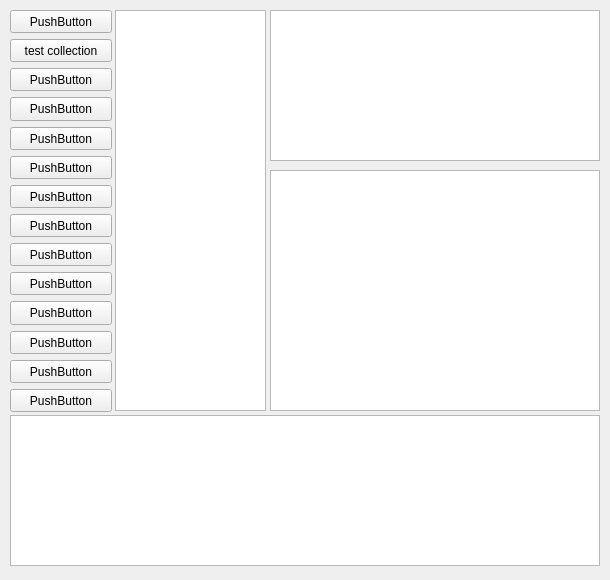
<?xml version="1.0" encoding="UTF-8"?>
<ui version="4.0">
 <class>TestForm</class>
 <widget class="QWidget" name="TestForm">
  <property name="geometry">
   <rect>
    <x>0</x>
    <y>0</y>
    <width>610</width>
    <height>580</height>
   </rect>
  </property>
  <property name="minimumSize">
   <size>
    <width>600</width>
    <height>580</height>
   </size>
  </property>
  <property name="maximumSize">
   <size>
    <width>1000</width>
    <height>1000</height>
   </size>
  </property>
  <property name="windowTitle">
   <string>Form</string>
  </property>
  <widget class="QWidget" name="formLayoutWidget">
   <property name="geometry">
    <rect>
     <x>10</x>
     <y>10</y>
     <width>102</width>
     <height>402</height>
    </rect>
   </property>
   <layout class="QVBoxLayout" name="verticalLayout">
    <item>
     <widget class="QPushButton" name="pushButton_2">
      <property name="sizePolicy">
       <sizepolicy hsizetype="Fixed" vsizetype="Fixed">
        <horstretch>0</horstretch>
        <verstretch>0</verstretch>
       </sizepolicy>
      </property>
      <property name="minimumSize">
       <size>
        <width>100</width>
        <height>20</height>
       </size>
      </property>
      <property name="maximumSize">
       <size>
        <width>150</width>
        <height>50</height>
       </size>
      </property>
      <property name="text">
       <string>PushButton</string>
      </property>
     </widget>
    </item>
    <item>
     <widget class="QPushButton" name="collectionBtn">
      <property name="sizePolicy">
       <sizepolicy hsizetype="Fixed" vsizetype="Fixed">
        <horstretch>0</horstretch>
        <verstretch>0</verstretch>
       </sizepolicy>
      </property>
      <property name="minimumSize">
       <size>
        <width>100</width>
        <height>20</height>
       </size>
      </property>
      <property name="maximumSize">
       <size>
        <width>150</width>
        <height>50</height>
       </size>
      </property>
      <property name="text">
       <string>test collection</string>
      </property>
     </widget>
    </item>
    <item>
     <widget class="QPushButton" name="pushButton_11">
      <property name="sizePolicy">
       <sizepolicy hsizetype="Fixed" vsizetype="Fixed">
        <horstretch>0</horstretch>
        <verstretch>0</verstretch>
       </sizepolicy>
      </property>
      <property name="minimumSize">
       <size>
        <width>100</width>
        <height>20</height>
       </size>
      </property>
      <property name="maximumSize">
       <size>
        <width>150</width>
        <height>50</height>
       </size>
      </property>
      <property name="text">
       <string>PushButton</string>
      </property>
     </widget>
    </item>
    <item>
     <widget class="QPushButton" name="pushButton_3">
      <property name="sizePolicy">
       <sizepolicy hsizetype="Fixed" vsizetype="Fixed">
        <horstretch>0</horstretch>
        <verstretch>0</verstretch>
       </sizepolicy>
      </property>
      <property name="minimumSize">
       <size>
        <width>100</width>
        <height>20</height>
       </size>
      </property>
      <property name="maximumSize">
       <size>
        <width>150</width>
        <height>50</height>
       </size>
      </property>
      <property name="text">
       <string>PushButton</string>
      </property>
     </widget>
    </item>
    <item>
     <widget class="QPushButton" name="pushButton_13">
      <property name="sizePolicy">
       <sizepolicy hsizetype="Fixed" vsizetype="Fixed">
        <horstretch>0</horstretch>
        <verstretch>0</verstretch>
       </sizepolicy>
      </property>
      <property name="minimumSize">
       <size>
        <width>100</width>
        <height>20</height>
       </size>
      </property>
      <property name="maximumSize">
       <size>
        <width>150</width>
        <height>50</height>
       </size>
      </property>
      <property name="text">
       <string>PushButton</string>
      </property>
     </widget>
    </item>
    <item>
     <widget class="QPushButton" name="pushButton_9">
      <property name="sizePolicy">
       <sizepolicy hsizetype="Fixed" vsizetype="Fixed">
        <horstretch>0</horstretch>
        <verstretch>0</verstretch>
       </sizepolicy>
      </property>
      <property name="minimumSize">
       <size>
        <width>100</width>
        <height>20</height>
       </size>
      </property>
      <property name="maximumSize">
       <size>
        <width>150</width>
        <height>50</height>
       </size>
      </property>
      <property name="text">
       <string>PushButton</string>
      </property>
     </widget>
    </item>
    <item>
     <widget class="QPushButton" name="pushButton_12">
      <property name="sizePolicy">
       <sizepolicy hsizetype="Fixed" vsizetype="Fixed">
        <horstretch>0</horstretch>
        <verstretch>0</verstretch>
       </sizepolicy>
      </property>
      <property name="minimumSize">
       <size>
        <width>100</width>
        <height>20</height>
       </size>
      </property>
      <property name="maximumSize">
       <size>
        <width>150</width>
        <height>50</height>
       </size>
      </property>
      <property name="text">
       <string>PushButton</string>
      </property>
     </widget>
    </item>
    <item>
     <widget class="QPushButton" name="pushButton_8">
      <property name="sizePolicy">
       <sizepolicy hsizetype="Fixed" vsizetype="Fixed">
        <horstretch>0</horstretch>
        <verstretch>0</verstretch>
       </sizepolicy>
      </property>
      <property name="minimumSize">
       <size>
        <width>100</width>
        <height>20</height>
       </size>
      </property>
      <property name="maximumSize">
       <size>
        <width>150</width>
        <height>50</height>
       </size>
      </property>
      <property name="text">
       <string>PushButton</string>
      </property>
     </widget>
    </item>
    <item>
     <widget class="QPushButton" name="pushButton_6">
      <property name="sizePolicy">
       <sizepolicy hsizetype="Fixed" vsizetype="Fixed">
        <horstretch>0</horstretch>
        <verstretch>0</verstretch>
       </sizepolicy>
      </property>
      <property name="minimumSize">
       <size>
        <width>100</width>
        <height>20</height>
       </size>
      </property>
      <property name="maximumSize">
       <size>
        <width>150</width>
        <height>50</height>
       </size>
      </property>
      <property name="text">
       <string>PushButton</string>
      </property>
     </widget>
    </item>
    <item>
     <widget class="QPushButton" name="pushButton_5">
      <property name="sizePolicy">
       <sizepolicy hsizetype="Fixed" vsizetype="Fixed">
        <horstretch>0</horstretch>
        <verstretch>0</verstretch>
       </sizepolicy>
      </property>
      <property name="minimumSize">
       <size>
        <width>100</width>
        <height>20</height>
       </size>
      </property>
      <property name="maximumSize">
       <size>
        <width>150</width>
        <height>50</height>
       </size>
      </property>
      <property name="text">
       <string>PushButton</string>
      </property>
     </widget>
    </item>
    <item>
     <widget class="QPushButton" name="pushButton_14">
      <property name="sizePolicy">
       <sizepolicy hsizetype="Fixed" vsizetype="Fixed">
        <horstretch>0</horstretch>
        <verstretch>0</verstretch>
       </sizepolicy>
      </property>
      <property name="minimumSize">
       <size>
        <width>100</width>
        <height>20</height>
       </size>
      </property>
      <property name="maximumSize">
       <size>
        <width>150</width>
        <height>50</height>
       </size>
      </property>
      <property name="text">
       <string>PushButton</string>
      </property>
     </widget>
    </item>
    <item>
     <widget class="QPushButton" name="pushButton_10">
      <property name="sizePolicy">
       <sizepolicy hsizetype="Fixed" vsizetype="Fixed">
        <horstretch>0</horstretch>
        <verstretch>0</verstretch>
       </sizepolicy>
      </property>
      <property name="minimumSize">
       <size>
        <width>100</width>
        <height>20</height>
       </size>
      </property>
      <property name="maximumSize">
       <size>
        <width>150</width>
        <height>50</height>
       </size>
      </property>
      <property name="text">
       <string>PushButton</string>
      </property>
     </widget>
    </item>
    <item>
     <widget class="QPushButton" name="pushButton_4">
      <property name="sizePolicy">
       <sizepolicy hsizetype="Fixed" vsizetype="Fixed">
        <horstretch>0</horstretch>
        <verstretch>0</verstretch>
       </sizepolicy>
      </property>
      <property name="minimumSize">
       <size>
        <width>100</width>
        <height>20</height>
       </size>
      </property>
      <property name="maximumSize">
       <size>
        <width>150</width>
        <height>50</height>
       </size>
      </property>
      <property name="text">
       <string>PushButton</string>
      </property>
     </widget>
    </item>
    <item>
     <widget class="QPushButton" name="pushButton_7">
      <property name="sizePolicy">
       <sizepolicy hsizetype="Fixed" vsizetype="Fixed">
        <horstretch>0</horstretch>
        <verstretch>0</verstretch>
       </sizepolicy>
      </property>
      <property name="minimumSize">
       <size>
        <width>100</width>
        <height>20</height>
       </size>
      </property>
      <property name="maximumSize">
       <size>
        <width>150</width>
        <height>50</height>
       </size>
      </property>
      <property name="text">
       <string>PushButton</string>
      </property>
     </widget>
    </item>
   </layout>
  </widget>
  <widget class="QListView" name="listView">
   <property name="geometry">
    <rect>
     <x>115</x>
     <y>10</y>
     <width>151</width>
     <height>401</height>
    </rect>
   </property>
  </widget>
  <widget class="QTableView" name="tableView">
   <property name="geometry">
    <rect>
     <x>270</x>
     <y>170</y>
     <width>330</width>
     <height>241</height>
    </rect>
   </property>
  </widget>
  <widget class="QTextBrowser" name="textBrowser">
   <property name="geometry">
    <rect>
     <x>10</x>
     <y>415</y>
     <width>590</width>
     <height>151</height>
    </rect>
   </property>
  </widget>
  <widget class="QColumnView" name="columnView">
   <property name="geometry">
    <rect>
     <x>270</x>
     <y>10</y>
     <width>330</width>
     <height>151</height>
    </rect>
   </property>
  </widget>
 </widget>
 <resources/>
 <connections/>
</ui>
